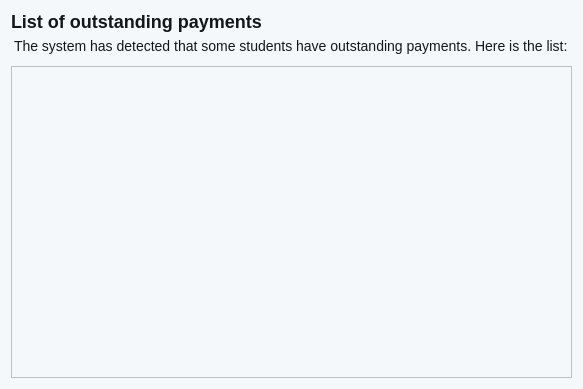
<?xml version="1.0" encoding="UTF-8"?>
<ui version="4.0">
 <class>OutstandPayments</class>
 <widget class="QDialog" name="OutstandPayments">
  <property name="geometry">
   <rect>
    <x>0</x>
    <y>0</y>
    <width>570</width>
    <height>389</height>
   </rect>
  </property>
  <property name="windowTitle">
   <string>Detected outstanding payments</string>
  </property>
  <property name="styleSheet">
   <string notr="true">background: #F5F8FA;
color: #14171A;
font-family:&quot;Segoe UI&quot;,Roboto,&quot;Helvetica Neue&quot;,Arial,&quot;Noto Sans&quot;,sans-serif,&quot;Apple Color Emoji&quot;,&quot;Segoe UI Emoji&quot;,&quot;Segoe UI Symbol&quot;,&quot;Noto Color Emoji&quot;</string>
  </property>
  <layout class="QVBoxLayout" name="verticalLayout">
   <item>
    <widget class="QLabel" name="titleLabel">
     <property name="styleSheet">
      <string notr="true">font-size: 18px;
font-weight:500;</string>
     </property>
     <property name="text">
      <string>List of outstanding payments</string>
     </property>
    </widget>
   </item>
   <item>
    <widget class="QLabel" name="infoLabel">
     <property name="styleSheet">
      <string notr="true">padding-bottom: 6px;
font-size:14px;</string>
     </property>
     <property name="text">
      <string>The system has detected that some students have outstanding payments. Here is the list:</string>
     </property>
    </widget>
   </item>
   <item>
    <widget class="QTableView" name="tableView"/>
   </item>
  </layout>
 </widget>
 <resources/>
 <connections/>
</ui>
